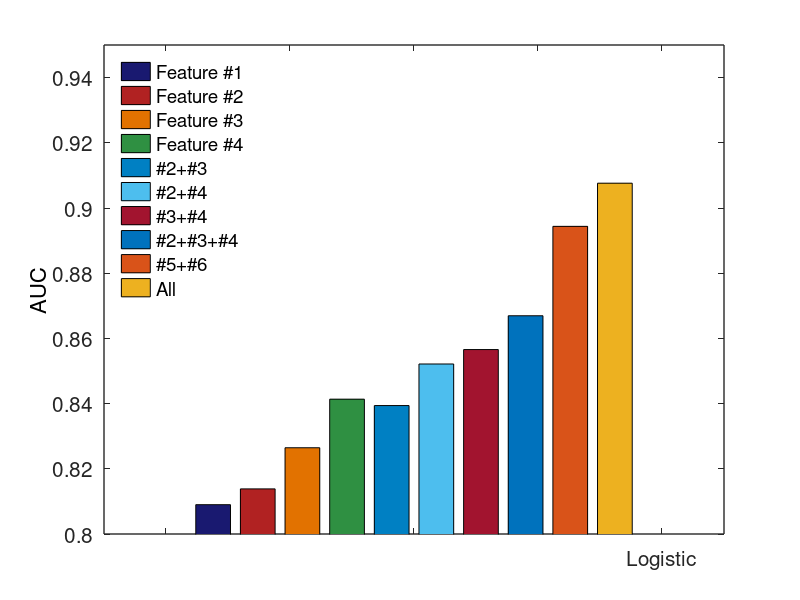

Here is the MATLAB script that generated this plot: (Note: this script raises an error after producing the figure.)
%% =====================================================================
% settings
LINE_WIDTH = 1.5;
MAKRER_SIZE = 10;

LINE_COLOR_2 = [178 34 34]./[256];
LINE_COLOR_1 = [25 25 112 ]./[256];
LINE_COLOR_3 =[227 114 0]./[256];
LINE_COLOR_4 = [47 145 66]./[256];
LINE_COLOR_5 = [128 0 255]./[256];
LINE_COLOR_6 = [0 128  196]./[256];

MARKER_1 = 'square'
MARKER_2 = '^'
MARKER_3 = 'diamond'
MARKER_4 = 'v'
MARKER_5 = 'o'

% font
FONT_SIZE_LEGEND = 13;
FONT_SIZE_AXIS = 15;
FONT_SIZE_LABEL = 16;
FONT_SIZE_TITLE = 18;

% axis
LINE_WIDTH_AXIS = 1;
LABEL_X = 'NA';
LABEL_Y = 'AUC';
LABEL_TITLE = '';
FLAG_GRID_Y = 'off';

% legend
LEGEND_TEXT_1 = '{\it\varsigma}_0=0.3';
LEGEND_TEXT_2 = '{\it\varsigma}_0=0.5';
LEGEND_TEXT_3 = '{\it\varsigma}_0=0.7';
LEGEND_TEXT_4 = '{\it\varsigma}_0=0.9';
LEGEND_POSITION = 4;

%% =====================================================================


%X = [1,2,3,4,5,6]

Y = [0.809 0.81384 0.82646 0.84136 0.83940 0.85215 0.85658 0.86695 0.89437 0.90761 ;0 0 0 0 0 0 0 0 0 0];


%E = [2 2;2 2; 3 2; 4 2; 4 3;4 3]./200





%% =====================================================================
% create a new figure window
fig = figure();
set(fig, 'Position', [1 1 640 480]);
hold on;
h = bar(Y);
set(h(1),'facecolor',LINE_COLOR_1) 
set(h(2),'facecolor',LINE_COLOR_2) 
set(h(3),'facecolor',LINE_COLOR_3) 
set(h(4),'facecolor',LINE_COLOR_4) 
set(h(5),'facecolor',LINE_COLOR_6)






%% =====================================================================
% conigure legend
hL= legend('Feature #1','Feature #2','Feature #3','Feature #4','#2+#3','#2+#4','#3+#4','#2+#3+#4', '#5+#6','All','location','northwest')
legend(hL, 'boxoff');


%% =====================================================================
% configure axis

axis([0.5,1.5,0.8,0.95])

hA = gca;
set(hA, 'FontSize', FONT_SIZE_AXIS);
set(hA, 'LineWidth', LINE_WIDTH_AXIS);
set(hA, 'YGrid', FLAG_GRID_Y);
% set(hA, 'Color', [1,0,1]); % background
% set(hA, 'XColor', [1,1,0]);
% set(hA, 'YColor', [1,0,1]);

% set(hA, 'XTickLabel',{'one';'two';'three'});
set(gca,'XTickLabel',{'','','',' ','Logistic', '',''})
%hX = xlabel(LABEL_X);
hY = ylabel(LABEL_Y);
%set(hX, 'FontSize', FONT_SIZE_LABEL);
%set(hX, 'Color', 'k');
set(hY, 'FontSize', FONT_SIZE_LABEL);
set(hY, 'Color', 'k');


hT = title(LABEL_TITLE);
set(hT, 'FontSize', FONT_SIZE_TITLE);

box on;
hold off;
export_fig feature -eps -transparent;

%% =====================================================================
% end
